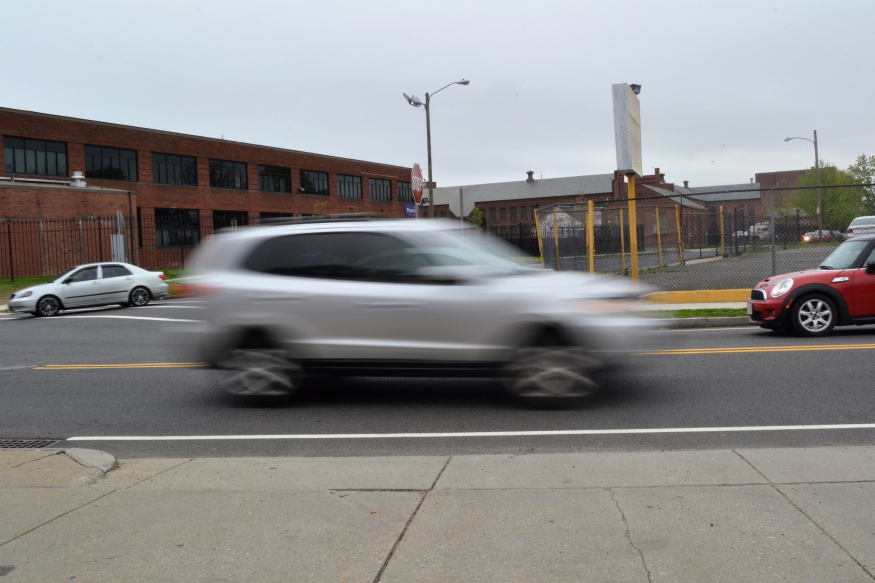
#> input picture car.png, 875 x 583 px
$ python Bsearch.py
#> lines starting #> are read from the running program, lines starting #| are printed output that depends on the picture
import cv2
import numpy as np
from numpy.fft import fft2, ifft2

# 维纳逆波实现图像去除模糊
def apply_wiener(input_img, psf, epsilon, k=0.001):
    dummy = np.copy(input_img)
    dummy = fft2(dummy)
    psf = fft2(psf, s=input_img.shape)
    psf = np.conj(psf) / (np.abs(psf) ** 2 + k)
    dummy = dummy * psf
    dummy = np.abs(ifft2(dummy))
    return dummy

# 数组裁切
def clip_and_cast(array):
    array = np.where(array < 0, 0, array)
    array = np.where(array > 255, 255, array)
    array = array.astype(np.uint8)
    return array

# 局部Wiener去模糊
def local_wiener_deblur(input_img, psf, mask, epsilon, k=0.001):
    wiener_deblurred_result = np.copy(input_img)
    for i in range(input_img.shape[0]):
        for j in range(input_img.shape[1]):
            if mask[i, j] == 1:  # 只在模糊区域进行去模糊处理
                local_patch = input_img[max(0, i - 2):min(input_img.shape[0], i + 3),
                                       max(0, j - 2):min(input_img.shape[1], j + 3)]
                local_psf = psf[max(0, 2 - i):5 - max(0, i + 3 - input_img.shape[0]),
                                max(0, 2 - j):5 - max(0, j + 3 - input_img.shape[1])]
                local_deblurred_patch = apply_wiener(local_patch, local_psf, epsilon, k)
                wiener_deblurred_result[i, j] = local_deblurred_patch[2, 2]  # 取中心像素作为处理结果
    return clip_and_cast(wiener_deblurred_result)

def specify_blur_region(image):
    # 复制图像以免修改原始图像
    img_copy = image.copy()

    # 显示图像并允许用户绘制矩形
    cv2.imshow('Specify Blur Region', img_copy)
    rect = cv2.selectROI('Specify Blur Region', img_copy, fromCenter=False, showCrosshair=True)
    cv2.destroyWindow('Specify Blur Region')

    # 返回矩形坐标
    return rect

if __name__ == '__main__':
    # 读取图像
    input_image = cv2.imread('car.png', cv2.IMREAD_GRAYSCALE)  # 读取灰度图像
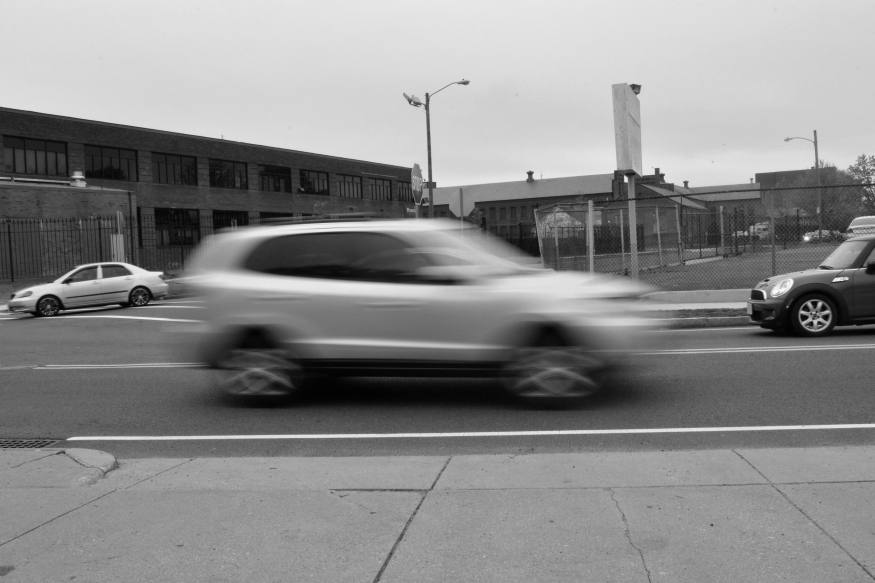
#> input_image: shape (583, 875); min 1, max 252, mean 137.5

    # 获取模糊区域的边界框坐标
#> (the run stopped early here; a loop or call above may not have finished)
